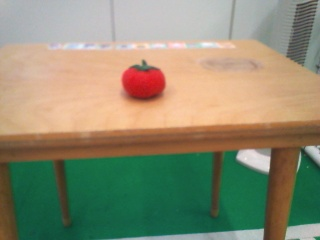
#> input picture dataset/40center.jpg, 320 x 240 px, found by its file name
$ python location.py   (Python 2 division)
#> lines starting #> are read from the running program, lines starting #| are printed output that depends on the picture; after the words box and inside, x2 and y2 are one past the last pixel; in counts of white or black regions, pixels touching at a corner belong together; long printed decimals are rounded
import cv2
import numpy as np

# for a distance of 0.4 meter, the radius of the tomato is 26
radiusToMeters = 26*0.4
# the width of the real tomato is 0.05 meter, on a distance of 0.40 meter its radius is 26 pixels
pixToMeters = 0.05/(26*2)
# the tomato lies always on a height of 0.35 meters
z_robot = 0.35

# Read the image
img=cv2.imread("dataset/40center.jpg")
#> img is the input picture: shape (240, 320, 3); mean B, G, R 114.1, 139.9, 140.7

hsv = cv2.cvtColor(img,cv2.COLOR_BGR2HSV)
#> hsv: shape (240, 320, 3); mean H, S, V 47.5, 110.6, 162.6
red = red = cv2.inRange(hsv,np.array((0,140, 70)),np.array((5,250,200)))
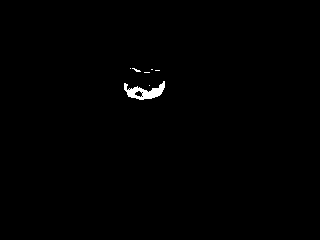
#> red: shape (240, 320); 0.51% white; 7 white regions (6 under 20 px), largest, box (x1, y1, x2, y2) and area: (124, 81, 165, 100) 360
erode = cv2.erode(red,None,iterations = 3)
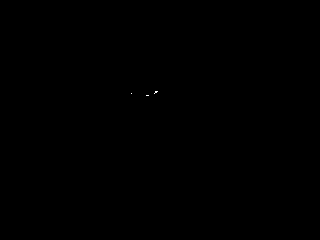
#> erode: shape (240, 320); 0.01% white in thin lines or dots, all inside (x1, y1, x2, y2) = (131, 91, 158, 96)
dilate = cv2.dilate(erode,None,iterations = 10)
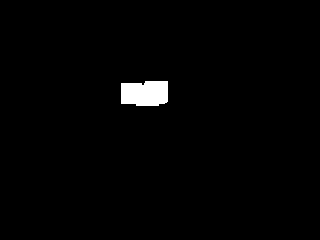
#> dilate: shape (240, 320); 1.4% white; 1 white region

# Find contours
contours,hierarchy = cv2.findContours(dilate,cv2.RETR_LIST,cv2.CHAIN_APPROX_SIMPLE)
#> contours = 1 contour; box (x1, y1, x2, y2) and area: (121, 81, 168, 106) 1002
# Draw a circle around the object
for cnt in contours:
	(x,y),radius = cv2.minEnclosingCircle(cnt)
	center = (int(x),int(y))
	radius = int(radius)
	if radius > 20:
		cv2.circle(img,center,radius,(0,255,0),2)
		cv2.circle(img,center,2,(0,0,255),2)
		if x < 160:
			y_robot = pixToMeters*(160-x)
		else:
			y_robot = pixToMeters*(x-160)
		x_robot = (radiusToMeters / radius)
#> this loop made 1 pass
#> (x, y, radius, y_robot, x_robot) on pass 1: (144, 92, 25, 0.0154, 0.416)
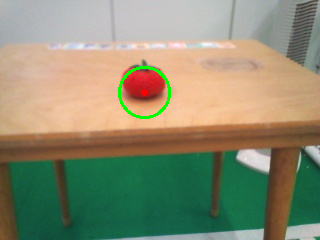
#> img: shape (240, 320, 3); 0.68% of pixels changed, all inside (x1, y1, x2, y2) = (118, 66, 171, 119)


print y_robot
#| 0.01538
print x_robot
#| 0.416
cv2.imshow('findContours', img)

cv2.waitKey(0)
cv2.destroyAllWindows()

$ run again, with dataset/40cm.jpg copied over dataset/40center.jpg
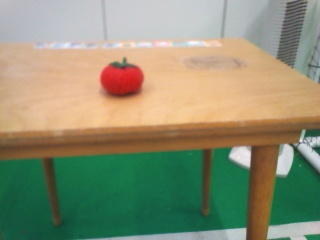
#> input picture dataset/40cm.jpg, 320 x 240 px, found by its file name
#> img is the input picture: shape (240, 320, 3); mean B, G, R 115.9, 143.5, 139.8
#> hsv: shape (240, 320, 3); mean H, S, V 52.2, 112.2, 164.4
#> `red = red = cv2.inRange(hsv,np.array((0,140, 70)),np.array((5,250,200)))`:
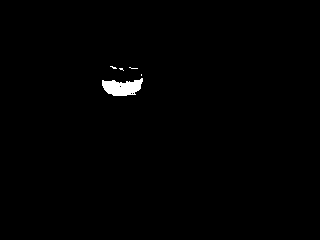
#> red: shape (240, 320); 0.69% white; 5 white regions (4 under 20 px), largest, box (x1, y1, x2, y2) and area: (102, 78, 143, 96) 502
#> erode: shape (240, 320); 0.18% white; 1 white region, box (x1, y1, x2, y2) and area: (106, 83, 138, 93) 142
#> dilate: shape (240, 320); 1.9% white; 1 white region
#> contours = 1 contour; box (x1, y1, x2, y2) and area: (96, 73, 148, 103) 1368
#> the loop `for cnt in contours:` made 1 pass
#> (x, y, radius, center, y_robot, x_robot) on pass 1: (121.7, 84, 27, (121, 84), 0.0368, 0.385)
#> after the loop `for cnt in contours:`:
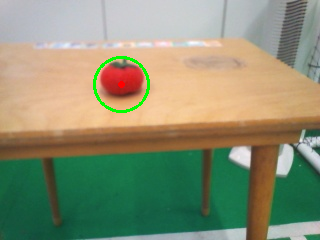
#> img: shape (240, 320, 3); 0.71% of pixels changed, all inside (x1, y1, x2, y2) = (93, 56, 150, 113)
#| 0.03682
#| 0.3852
